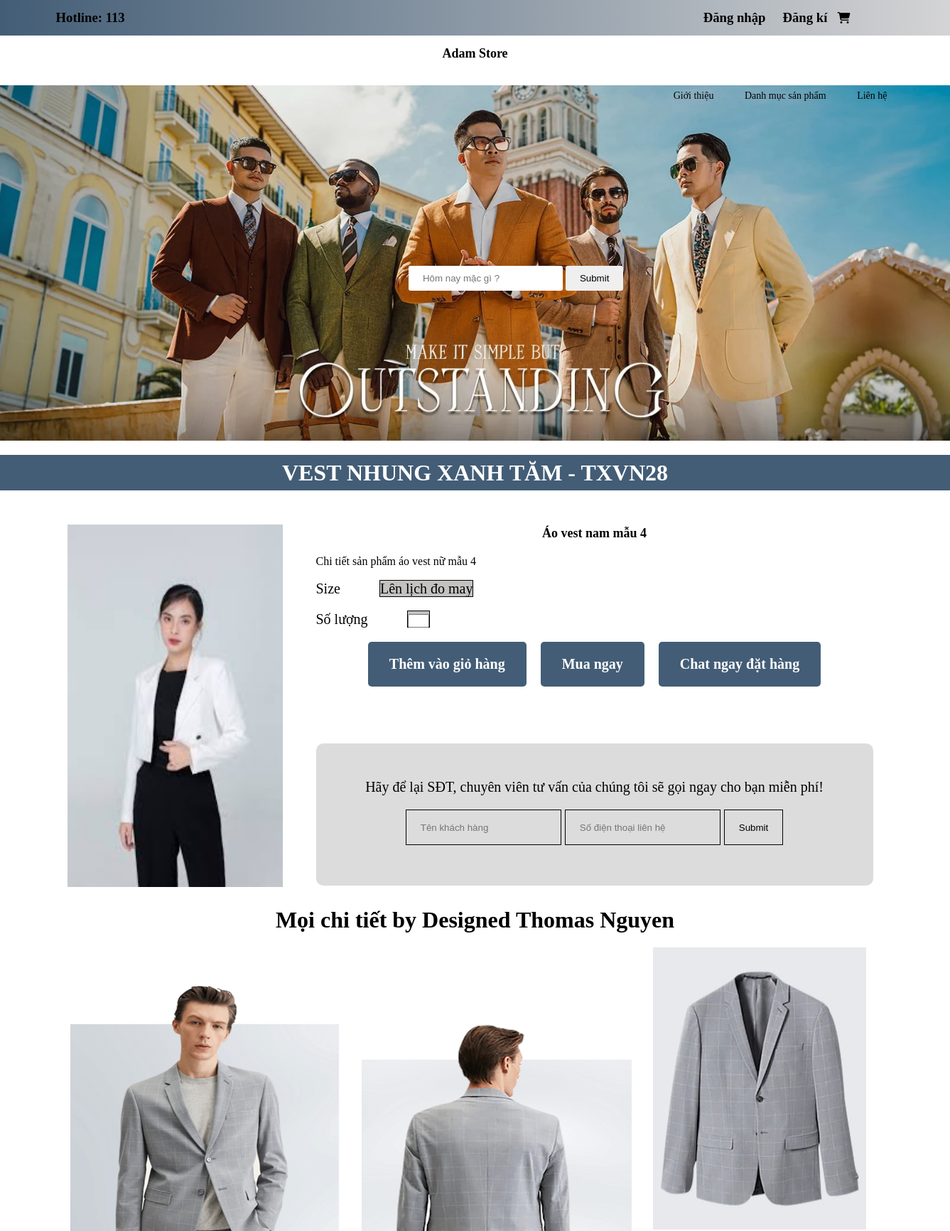
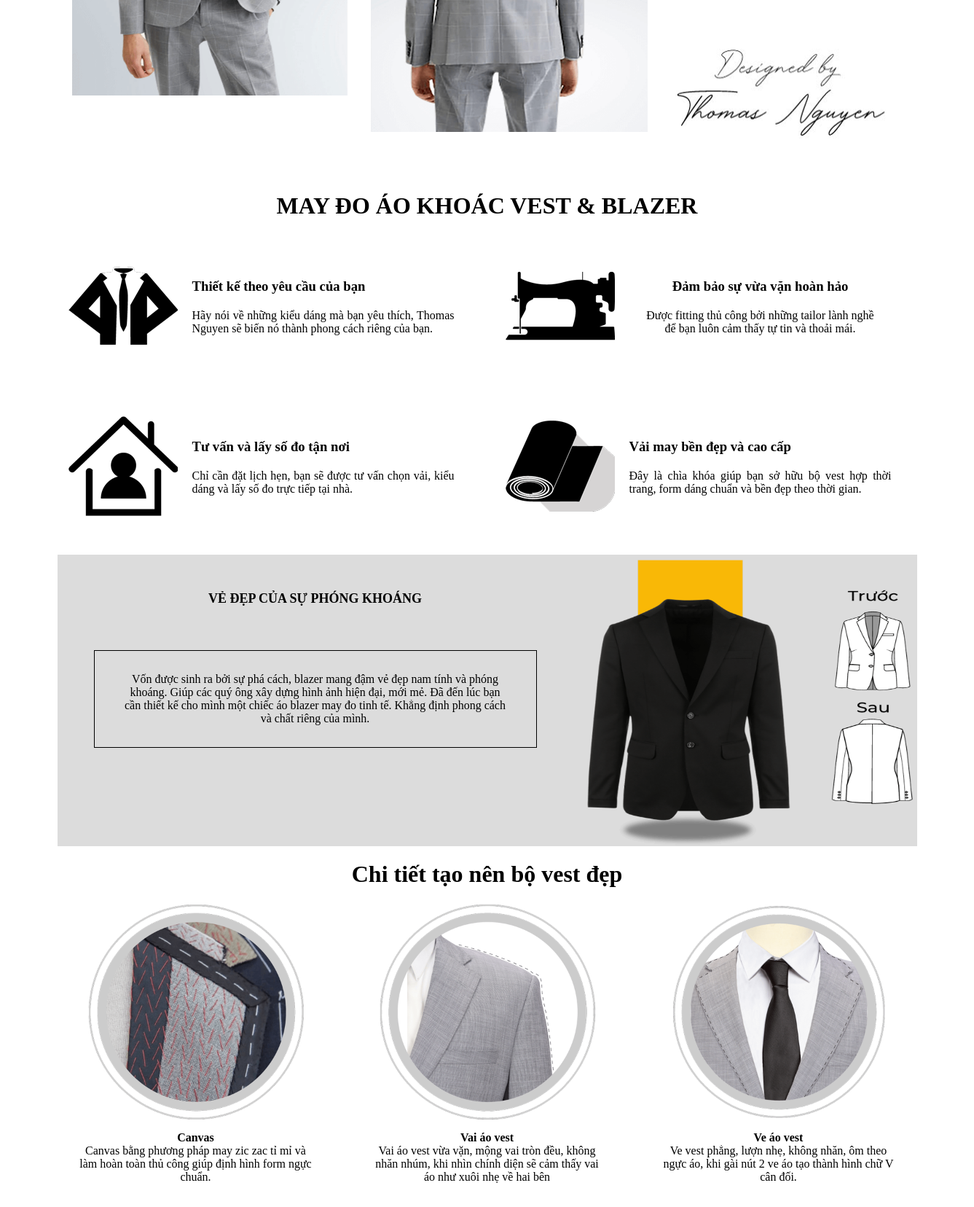
The page /product/detail/15 (upper part) on the database its author committed (2 pictures, top to bottom).
### tables this page shows
CREATE TABLE `product` (
  `id` int(11) NOT NULL,
  `name` varchar(100) NOT NULL,
  `categories` int(10) NOT NULL,
  `price` int(11) NOT NULL,
  `description` text NOT NULL,
  `img` varchar(255) NOT NULL,
  `sale` float(11,2) NOT NULL DEFAULT 0.00,
  `status` enum('public','private') NOT NULL DEFAULT 'public',
  `amount` int(10) NOT NULL DEFAULT 0,
  `selled` int(10) NOT NULL DEFAULT 0,
  `created_at` timestamp NOT NULL DEFAULT current_timestamp() ON UPDATE current_timestamp(),
  `updated_at` timestamp NOT NULL DEFAULT '0000-00-00 00:00:00'
);

### App/Controllers/ProductController.php (called while the page is built, shortened)
<?php
class ProductController extends Controller
{
    public function detail($id)
    {
        $ProductModel = $this->model("ProductModel");
        $ProductModel->setId($id);
        $product = $ProductModel->getOneProduct();
        $this->data['product'] = $product;
        $this->data['getRelatedProducts'] = $ProductModel->getRelatedProducts($this->data['product']['categories'], $id);
        $this->data['path'] = 'product/detail';
        $this->data['pageTitle'] = "Sản phẩm";
        $this->view('home/index', $this->data);
    }
}

### Core/App.php (called while the page is built, shortened)
<?php
class App
{
    protected $controller = 'HomeController';
    protected $method = 'index';
    public function __construct()
    {
        $url = $this->parseUrl();
        if (isset($url[0]) && file_exists('App/Controllers/' . ucfirst($url[0]) . 'Controller.php')) {
            $this->controller = ucfirst($url[0]) . 'Controller';
            unset($url[0]);
        } else {
            if (!file_exists('App/Controllers/' . $this->controller . '.php')) {
                include 'App/Views/error/404.php';
                exit();
            }
        }
        $this->controller = new $this->controller;
        if (isset($url[1])) {
            if (method_exists($this->controller, $url[1])) {
                $this->method = $url[1];
                unset($url[1]);
            } else {
                include 'App/Views/error/404.php';
                exit();
            }
        }
        $this->params = $url ? array_values($url) : [];
        call_user_func_array([$this->controller, $this->method], $this->params);
    }
    private function parseUrl()
    {
        if (isset($_GET['url'])) {
            return explode('/', filter_var(rtrim($_GET['url'], '/'), FILTER_SANITIZE_URL));
        }
        return [];
    }
}

### index.php (called while the page is built, shortened)
<?php
require_once 'Core/App.php';
require_once 'Core/Controller.php';
require_once 'Core/Database.php';
require_once 'App/Trait/ProductModelGettersSetters.php';
$app = new App();
?>

### Core/Database.php (called while the page is built, shortened)
<?php
class Database {
    public $conn;
    public $servername = "localhost";
    public $username = "root";
    public $password = "";
    function __construct()
    {
        try {
            $this->conn = new PDO("mysql:host=$this->servername;dbname=adamstore", $this->username, $this->password);
            $this->conn->setAttribute(PDO::ATTR_ERRMODE, PDO::ERRMODE_EXCEPTION);
        } catch(PDOException $e) {
            echo "Connection failed: " . $e->getMessage();
        }
    }
    public function getOne($sql, $params = [])
    {
        try {
            $stmt = $this->conn->prepare($sql);
            $stmt->execute($params);
            return $stmt->fetch(PDO::FETCH_ASSOC);
        } catch (PDOException $e) {
            throw $e;
        }
    }
}

### App/Trait/ProductModelGettersSetters.php (called while the page is built, shortened)
<?php
trait ProductModelGettersSetters
{
    private $id;
    public function setId($id)
    {
        $this->id = $id;
    }
    public function getId()
    {
        return $this->id;
    }
}

### App/Models/ProductModel.php (called while the page is built, shortened)
<?php
class ProductModel extends Database
{
    public function getOneProduct()
    {
        $sql = "SELECT * FROM product WHERE id = :id";
        $params = ['id' => $this->getId()];
        $data = $this->getOne($sql, $params);
        return $data;
    }
}

### App/Views/product/detail.php (the view, shortened to what this page needs)
<div class="container-prd-adam">
    <div class="name-prd">
        <h1>
            VEST NHUNG XANH TĂM - TXVN28
        </h1>
    </div>
    <form action="./cart/addCart/<?=$product['id']?>" id="formAddCart" method="post">
        <div class="prd-adam">
            <section>
                <img src="./Public/uploads/<?=$product['img']?>" alt="hinh anh dang bi loi">
            </section>
                <section class="price-prd">
                    <h2><?=$product['name']?></h2>
                    <div><?=$product['description']?></div> <br>
                    <div class="prd-size">
                        <p>Size</p>
                        <p>
                            <a href="#">Lên lịch đo may</a>
                        </p>
                    </div>
                    <div class="prd-size">
                        <p>Số lượng</p>
                        <p>
                            <input style="width: 30px" min="1" max="10" type="number" name="soluong" id="soluong">
                        </p>
                    </div>
                    <div class="prd-buy">
                        <p>
                            <a href="#" id="btnAddCart">Thêm vào giỏ hàng</a>
                        </p>
                        <p>
                            <a href="shop.html">Mua ngay</a>
                        </p>
                        <p>
                            <a href="">Chat ngay đặt hàng</a>
                        </p>
                    </div>
                    <div class="prd-customer">
                        <p>
                            Hãy để lại SĐT, chuyên viên tư vấn của chúng tôi sẽ gọi ngay cho bạn miễn phí!
                        </p> <br>
                        <input type="text" placeholder="Tên khách hàng">
                        <input type="number" placeholder="Số điện thoại liên hệ">
                        <input type="submit" placeholder="Gửi">
                    </div>
                </section>
        </div>
    </form>
    <div class="detaile-product">
        <h1>Mọi chi tiết by Designed Thomas Nguyen</h1>
        <div class="det-prd">
            <section>
                <img src="./Public/img/BANNER-ao-blazer-1.png" alt="">
            </section>
            <section>
                <img src="./Public/img/BANNER-ao-blazer-2.png" alt="">
            </section>
            <section class="det-abc">
                <div class="abc">
                    <img src="./Public/img/BANNER-ao-blazer-3.png" alt="">
                </div>
                <div>
                    <img src="./Public/img/BANNER-chu-ao-blazer.png" alt="">
                </div>
            </section>
        </div>
    </div>
    <div class="pr-product">
        <h1>
            MAY ĐO ÁO KHOÁC VEST & BLAZER
        </h1>
        <div class="pr-abc">
            <section>
                <p>
                    <img src="./Public/img/icon-VEST.png" alt="">
                </p>
                <span>
                    <h3>
                        Thiết kế theo yêu cầu của bạn
                    </h3>
                    <p>
                        Hãy nói về những kiểu dáng mà bạn yêu thích, Thomas Nguyen sẽ biến nó thành phong cách riêng của bạn.
                    </p>
                </span>
            </section>
            <section>
                <p>
                    <img src="./Public/img/icon-MaY-MAY.png" alt="">
                </p>
                <span>
                    <h3 style= "color: black;">
                        Đảm bảo sự vừa vặn hoàn hảo
                    </h3>
                    <p style= "color: black;">
                        Được fitting thủ công bởi những tailor lành nghề để bạn luôn cảm thấy tự tin và thoải mái.
                    </p>
                </span>
            </section>
            <section>
                <p>
                    <img src="./Public/img/NGOI-NHA.png" alt="">
                </p>
                <span>
                    <h3>
                        Tư vấn và lấy số đo tận nơi
                    </h3>
                    <p>
                        Chỉ cần đặt lịch hẹn, bạn sẽ được tư vấn chọn vải, kiểu dáng và lấy số đo trực tiếp tại nhà.
                    </p>
                </span>
            </section>
            <section>
                <p>
                    <img src="./Public/img/icon-VaI (1).png" alt="">
                </p>
                <span>
                    <h3>
                        Vải may bền đẹp và cao cấp
                    </h3>
                    <p>
                        Đây là chìa khóa giúp bạn sở hữu bộ vest hợp thời trang, form dáng chuẩn và bền đẹp theo thời gian.
                    </p>
                </span>
            </section>
        </div>
    </div>
    <div class="before-after">
        <div class="content-bf-at">
            <h2>
                VẺ ĐẸP CỦA SỰ PHÓNG KHOÁNG
            </h2>
            <span>
                Vốn được sinh ra bởi sự phá cách, blazer mang đậm vẻ đẹp nam tính và phóng khoáng.
                Giúp các quý ông xây dựng hình ảnh hiện đại, mới mẻ. Đã đến lúc bạn cần thiết kế cho mình
                một chiếc áo blazer may đo tinh tế. Khẳng định phong cách và chất riêng của mình.
            </span>
        </div>
        <div class="pic-bf-at">
            <img src="./Public/img/bf at.png" alt="">
        </div>
    </div>
    <div class="sew-product">
        <h1>Chi tiết tạo nên bộ vest đẹp</h1>
        <div class="sew-column-01">
            <div>
                <img src="./Public/img/CANH-TOC.png" alt="">
                <p>
                    <h4>
                        Canvas
                    </h4>
                    <span>
                        Canvas bằng phương pháp may zic zac tỉ mỉ và làm hoàn toàn thủ công giúp định hình form ngực chuẩn.
                    </span>
                </p>
            </div>
            <div>
                <img src="./Public/img/VAI-AO.png" alt="">
                <p>
                    <h4>
                        Vai áo vest
                    </h4>
                    <span>
                        Vai áo vest vừa vặn, mộng vai tròn đều, không nhăn nhúm, khi nhìn chính diện sẽ cảm thấy vai áo như xuôi nhẹ về hai bên
                    </span>
                </p>
            </div>
            <div>
                <img src="./Public/img/VE-AO.png" alt="">
                <p>
                    <h4>
                        Ve áo vest
                    </h4>
                    <span>
                        Ve vest phẳng, lượn nhẹ, không nhăn, ôm theo ngực áo, khi gài nút 2 ve áo tạo thành hình chữ V cân đối.
                    </span>
                </p>
            </div>
        </div>
    </div>
</div>

### Public/css/style.css (style rules this page uses)
* { margin: 0; padding: 0; box-sizing: border-box; }
.container-prd-adam { width: 100%; min-height: 500px; margin-top: 20px; }
.prd-adam { width: 1180px; min-height: 500px; margin: 0 auto; }
.name-prd { background-color: #435d76; line-height: 50px; text-align: center; color: white; margin-bottom: 20px; }
.prd-adam { display: flex; }
.prd-adam section:nth-child(1) { flex: 30; display: flex; justify-content: center; align-items: center; min-height: 500px; }
.prd-adam section:nth-child(1) img { width: 90%; height: 90%; }
.prd-adam section:nth-child(2) { flex: 70; min-height: 500px; padding: 30px; }
.price-prd p { display: inline; }
.price-prd h2 { text-align: center; margin-bottom: 20px; }
.prd-size { font-size: 20px; margin-bottom: 20px; cursor: pointer; }
.prd-size a { text-decoration: none; color: black; }
.prd-size p:nth-child(1n+2) { border: 1px solid black; background-color: rgb(196, 193, 193); margin-right: 5px; }
.prd-size p:nth-child(1) { margin-right: 50px; }
.prd-buy { display: flex; justify-content: center; gap: 20px; margin-bottom: 80px; }
.prd-buy p { padding: 3px; padding: 20px 30px; background-color: #435d76; border-radius: 5px; }
.prd-buy a { text-decoration: none; font-weight: bolder; font-size: 20px; color: white; }
.prd-customer { display: block; width: 100%; height: 200px; padding: 50px 60px; background-color:gainsboro;; text-align: center; font-size: 20px; border-radius: 10px; }
.prd-customer input { height: 50px; margin-top: 20px; background: transparent; border: 1px solid black; outline: none; padding: 10px 20px; cursor: pointer; }
.detaile-product { width: 1180px; min-height: 700px; margin: 0 auto; position: relative; }
.detaile-product h1 { text-align: center; margin-bottom: 100px; }
.det-prd { display: flex; gap: 20px; }
.det-prd section { width: 33.33%; height: 500px; }
.det-prd section:nth-child(1) { position: relative; bottom: 50px; left: 20px; }
.det-prd section:nth-child(2) { position: relative; left: 30px; }
.det-prd section img { width: 100%; height: 100%; }
.det-abc { display: flex; flex-wrap: wrap; position: relative; top: -80px; left: 40px; }
.abc { margin-bottom: 20px; }
.pr-product { width: 1180px; min-height: 400px; margin: 0 auto; text-align: center; padding-top: 20px; }
.pr-abc { width: 100%; min-height: 400px; display: flex; flex-wrap: wrap; gap: 20px; justify-content: space-around; margin:20px 0; }
.pr-abc section { width: calc(50% - 20px); min-height: 200px; display: flex; align-items: center; padding: 10px; }
.pr-abc section h3 { margin-bottom: 20px; }
.pr-abc section span { text-align: justify; padding: 20px; }
.before-after { width: 1180px; height: 400px; background-color: gainsboro; margin: 0 auto; display: flex; }
.content-bf-at { width: 60%; height: 400px; text-align: center; padding: 50px; }
.content-bf-at span { margin-top: 60px; padding: 30px 40px; display: block; border: 1px solid black; font-size: 16px; }
.pic-bf-at { width: 40%; height: 400px; display: flex; justify-content: center; align-items: center; }
.pic-bf-at img { width: 100%; height: 100%; }
.sew-product { width: 1180px; min-height: 700px; margin: 0 auto; }
.sew-product h1 { padding: 20px 0; text-align: center; }
.sew-column-01 { width: 100%; height: 400px; display: flex; gap: 20px; text-align: center; }
.sew-column-01 div { padding: 0 30px; width: 33.33%; height: 400px; }
.sew-column-01 div p { margin-top: 10px; }
.sew-column-01 img { width: 300px; height: 300px; }
section:nth-child(2) span { margin: 20px; display: block; text-align: center; color: white; }
h2 { font-size: 18px; margin-bottom: 10px; }

### rows shown on the page
product: img (picture), name "Áo vest nam mẫu 4", description "Chi tiết sản phẩm áo vest nữ mẫu 4"
